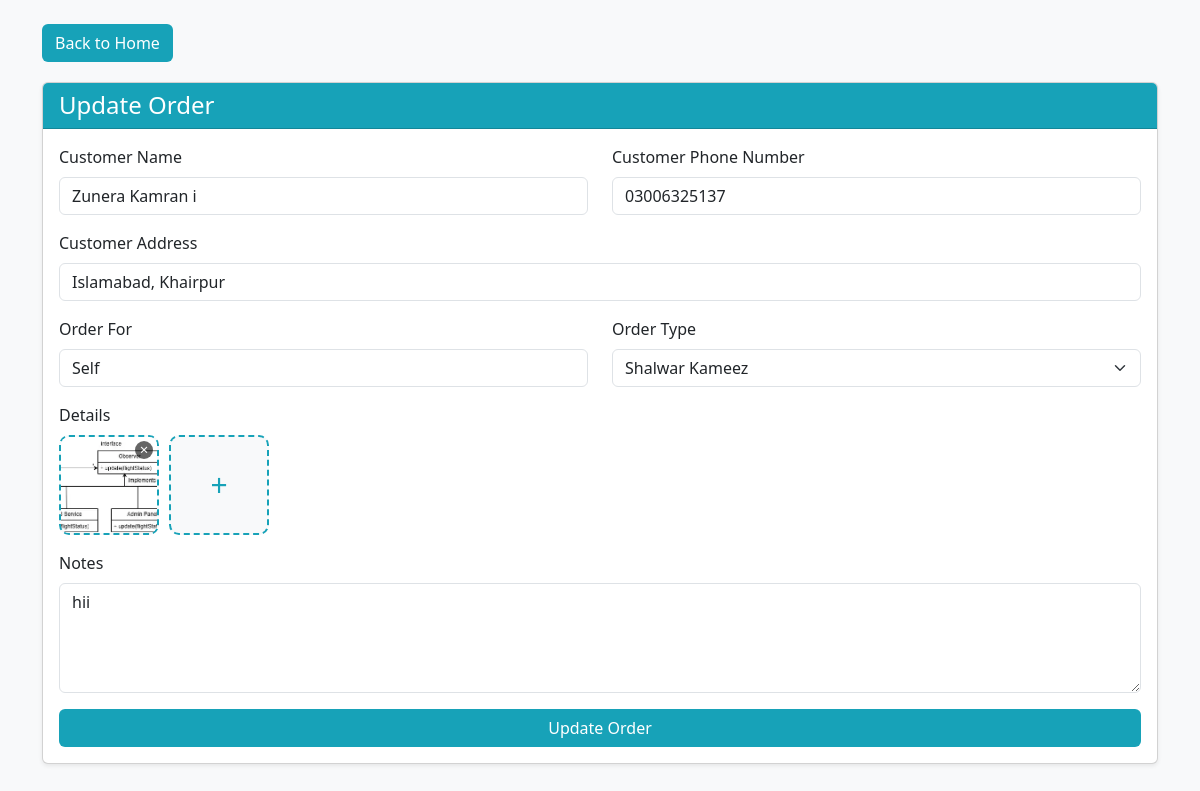
Page /update_order/42 on the committed database.
### app.py (models this page shows, shortened)
class Order(db.Model):
    id = db.Column(db.Integer, primary_key=True)
    date = db.Column(db.DateTime, default=datetime.utcnow)
    name = db.Column(db.String(50), nullable=False)
    phone = db.Column(db.String(20), nullable=False)
    address = db.Column(db.String(100), nullable=False)
    order_for = db.Column(db.String(50), nullable=False)
    order_type = db.Column(db.String(50), nullable=False)
    details = db.Column(db.Text)
    notes = db.Column(db.String(200))

### app.py (the view, shortened to what this page needs)
@app.route('/update_order/<int:order_id>', methods=['GET', 'POST'])
def update_order(order_id):
    order = Order.query.get_or_404(order_id)
    images = json.loads(order.details) if order.details else []
    images_sorted = sorted(
        images,
        key=lambda x: datetime.fromisoformat(x['uploaded_at']),
        reverse=True
    )
    for img in images_sorted:
        img['uploaded_at_formatted'] = datetime.fromisoformat(
            img['uploaded_at']
        ).strftime('%d-%m-%Y')
    return render_template(
        'update_order.html',
        order=order,
        images=images_sorted
    )

### templates/update_order.html (shortened to what this page needs)
<!DOCTYPE html>
<html lang="en">
<head>
    <link href="https://cdn.jsdelivr.net/npm/bootstrap@5.3.8/dist/css/bootstrap.min.css" rel="stylesheet">
    <link rel="stylesheet" href="{{ url_for('static', filename='css/style.css') }}">
</head>
<body class="bg-light">
    <div class="container mt-4 mb-5">
        <div class="d-flex justify-content-between align-items-center home-top-bar">
            <a href="{{ url_for('home') }}" class="btn add-order-btn" id="back-home-btn">Back to Home</a>
        </div>
        <div class="card shadow-sm">
            <div class="card-header add-order-header">
                <h4 class="mb-0">Update Order</h4>
            </div>
            <div class="card-body">
                <form action="{{ url_for('update_order', order_id=order.id) }}" method="POST" enctype="multipart/form-data" id="update-order-form" data-id="{{order.id}}">
                    <div class="row">
                        <div class="col-md-6 mb-3">
                            <label class="form-label">Customer Name</label>
                            <input type="text" name="name" class="form-control" placeholder="Enter Customer Name" value="{{ order.name }}" required>
                        </div>
                        <div class="col-md-6 mb-3">
                            <label class="form-label">Customer Phone Number</label>
                            <input type="text" name="phone" class="form-control" placeholder="Enter Customer Phone Number" value="{{ order.phone }}" required>
                        </div>
                    </div>
                    <div class="mb-3">
                        <label class="form-label">Customer Address</label>
                        <input type="text" name="address" class="form-control" placeholder="Enter Customer Address" value="{{ order.address }}" required>
                    </div>
                    <div class="row">
                        <div class="col-md-6 mb-3">
                            <label class="form-label">Order For</label>
                            <input type="text" name="order_for" class="form-control" value="{{ order.order_for }}" required>
                        </div>
                        <div class="col-md-6 mb-3">
                            <label class="form-label">Order Type</label>
                            <select name="order_type" class="form-select" required>
                                {% for type in [
                                    'Shalwar Kameez',
                                    'Pant Coat',
                                    'Shirt',
                                    'Pant',
                                    'Waistcoat',
                                    'Shairwani'
                                ] %}
                                    <option
                                        value="{{ type }}"
                                        {% if order.order_type == type %}selected{% endif %}
                                    >
                                        {{ type }}
                                    </option>
                                {% endfor %}
                            </select>
                        </div>
                    </div>
                    <div class="mb-3">
                        <label class="form-label">Details</label>
                        <div id="image-container-{{order.id}}" class="image-container" data-images='{{images|tojson}}' data-mode="multiple" data-id="{{order.id}}">
                            {% if images %} {% for image in images %}
                            <div class="image-preview-box-update" id="image-preview-box-update" style="position: relative;" data-images='{{images|tojson}}'>
                                <span class="delete-img-btn">&times;</span>
                                <img src="{{ url_for('static', filename='uploads/' + image.path) }}" alt="Captured Image">
                            </div>
                            {% endfor %} {% endif %}
                            <label class="add-image-box" id="add-btn-{{order.id}}">
                                <span class="plus-icon">+</span>
                            </label>
                        </div>
                    </div>
                    <div class="mb-3">
                        <label class="form-label">Notes</label>
                        <textarea name="notes" class="form-control" rows="4" placeholder="Enter additional information">{{ order.notes }}</textarea>
                    </div>
                    <button type="submit" class="btn w-100 add-order-btn">
                        Update Order
                    </button>
                </form>
            </div>
        </div>
    </div>
</body>
</html>

### static/css/style.css (style rules this page uses)
:root { --theme-color: #17a2b8; --theme-gradient: linear-gradient(135deg, #17a2b8, #138496); }
body { background-color: #f8f9fa; }
.home-top-bar { margin-bottom: 20px; }
.add-order-header { background-color: var(--theme-color) !important; color: white; }
.add-order-btn { background-color: var(--theme-color) !important; color: white; }
.image-container, .image-container-box { display: flex; flex-wrap: wrap; gap: 10px; }
.add-image-box, .image-preview-box, .image-preview-box-update { width: 100px; height: 100px; border: 2px dashed #17a2b8; border-radius: 10px; display: flex; justify-content: center; align-items: center; cursor: pointer; overflow: hidden; background: #f8f9fa; position: relative; }
.plus-icon { font-size: 30px; color: #17a2b8; }
.image-preview-box img, .image-preview-box-update img { width: 100%; height: 100%; object-fit: cover; display: block; }
.delete-img-btn { position: absolute; top: 4px; right: 4px; background: rgba(0, 0, 0, 0.6); color: white; width: 18px; height: 18px; border-radius: 50%; font-size: 15px; line-height: 16px; text-align: center; cursor: pointer; z-index: 10; }

### rows in the picture
Order: name "Zunera Kamran i", phone "03006325137", address "Islamabad, Khairpur", order_for "Self", order_type "Shalwar Kameez", notes "hii"
